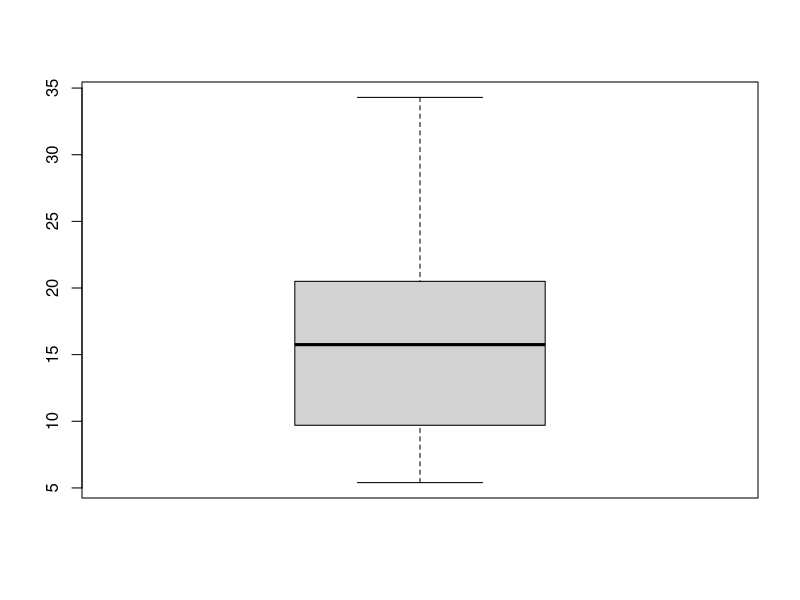
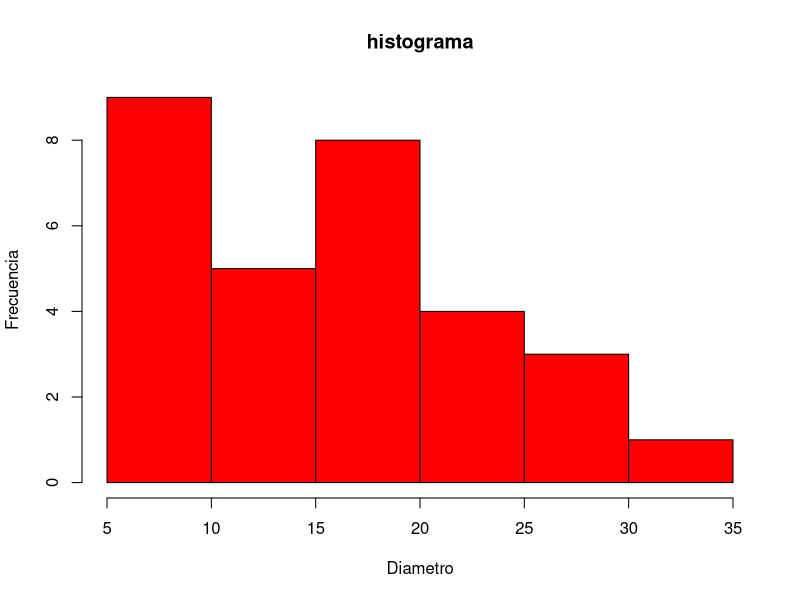
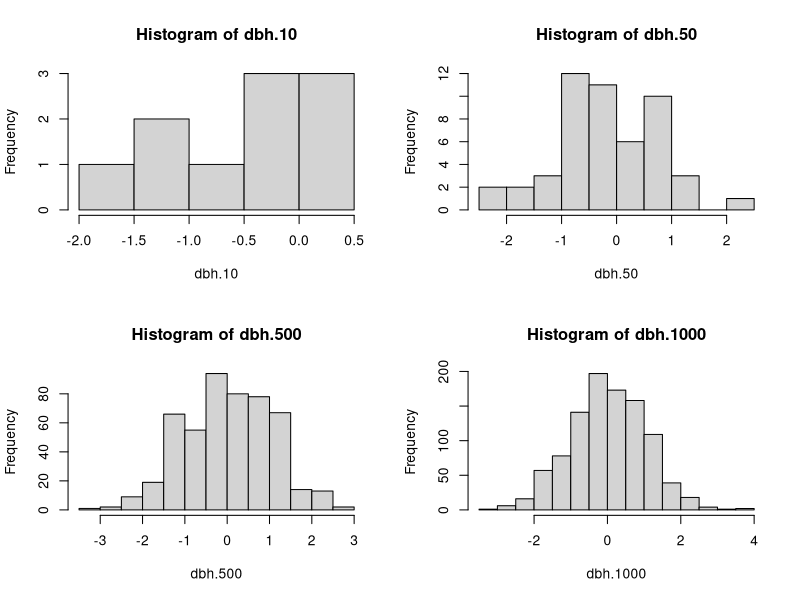

These figures' R source, in order:
# Blanca Hernández
# 06/08/2019
# Clase 1

dbh <- c(16.5, 25.3, 22.1, 17.2, 16.1, 8.1, 34.3, 5.4, 5.7, 11.2, 24.1, 
         14.5, 7.7, 15.6, 15.9, 10, 17.5, 20.5, 7.8, 27.3, 9.7, 6.5, 
         23.4, 8.2, 28.5, 10.4, 11.5, 14.3, 17.2, 16.8)

dbh
length(dbh)

sum(dbh)/length(dbh)
mean(dbh)
median(dbh)

fivenum(dbh)
boxplot(dbh)
range(dbh)

#Cambiar el titulo del histograma
stem(dbh)
hist(dbh, main= "histograma",
     col="red",
     xlab= "Diametro",
     ylab= "Frecuencia")


moda= function(x)
  
#Función que encuentra la moda de un vector x
{
    m1 <- sort(table(x),decreasing=T)
    moda <- names(m1[m1==m1[1]])
    moda <- as.numeric(moda)
    return(moda)
}

moda(dbh)

quantile(dbh,0.25)
quantile(dbh, 0.5)
quantile(dbh,0.75)
quantile( dbh, 1)

fivenum(dbh)
par(mfrow=c(2,2))
set.seed(10)
dbh.10 <- rnorm(10)
hist(dbh.10)
dbh.50 <- rnorm(50)
hist(dbh.50)
dbh.500 <- rnorm(500)
hist(dbh.500)
dbh.1000 <-rnorm(1000)
hist(dbh.1000)


#Probar la normalidad de datos
shapiro.test(dbh)


